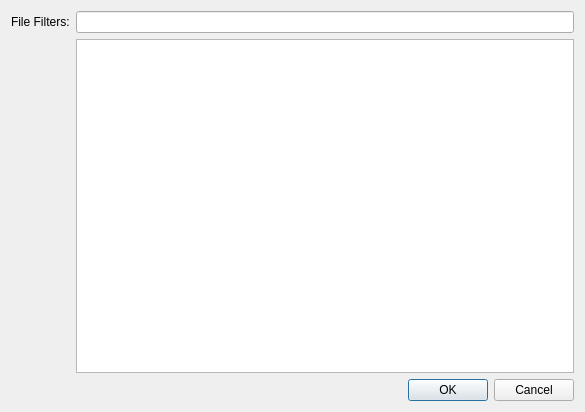
<?xml version="1.0" encoding="UTF-8"?>
<ui version="4.0">
 <class>LoadDirectoryFilesDialog</class>
 <widget class="QDialog" name="LoadDirectoryFilesDialog">
  <property name="geometry">
   <rect>
    <x>0</x>
    <y>0</y>
    <width>585</width>
    <height>412</height>
   </rect>
  </property>
  <property name="windowTitle">
   <string>Load Directory Files</string>
  </property>
  <layout class="QGridLayout" name="gridLayout">
   <item row="1" column="1">
    <widget class="QTreeView" name="treeView"/>
   </item>
   <item row="2" column="1">
    <widget class="QDialogButtonBox" name="buttonBox">
     <property name="orientation">
      <enum>Qt::Horizontal</enum>
     </property>
     <property name="standardButtons">
      <set>QDialogButtonBox::Cancel|QDialogButtonBox::Ok</set>
     </property>
    </widget>
   </item>
   <item row="0" column="1">
    <widget class="QLineEdit" name="lineEditFilterList">
     <property name="toolTip">
      <string>Comma separated list of filters (*.json, *.exf)</string>
     </property>
    </widget>
   </item>
   <item row="0" column="0">
    <widget class="QLabel" name="label">
     <property name="text">
      <string>File Filters:</string>
     </property>
    </widget>
   </item>
  </layout>
 </widget>
 <resources/>
 <connections>
  <connection>
   <sender>buttonBox</sender>
   <signal>accepted()</signal>
   <receiver>LoadDirectoryFilesDialog</receiver>
   <slot>accept()</slot>
   <hints>
    <hint type="sourcelabel">
     <x>309</x>
     <y>390</y>
    </hint>
    <hint type="destinationlabel">
     <x>157</x>
     <y>274</y>
    </hint>
   </hints>
  </connection>
  <connection>
   <sender>buttonBox</sender>
   <signal>rejected()</signal>
   <receiver>LoadDirectoryFilesDialog</receiver>
   <slot>reject()</slot>
   <hints>
    <hint type="sourcelabel">
     <x>377</x>
     <y>396</y>
    </hint>
    <hint type="destinationlabel">
     <x>286</x>
     <y>274</y>
    </hint>
   </hints>
  </connection>
 </connections>
</ui>
